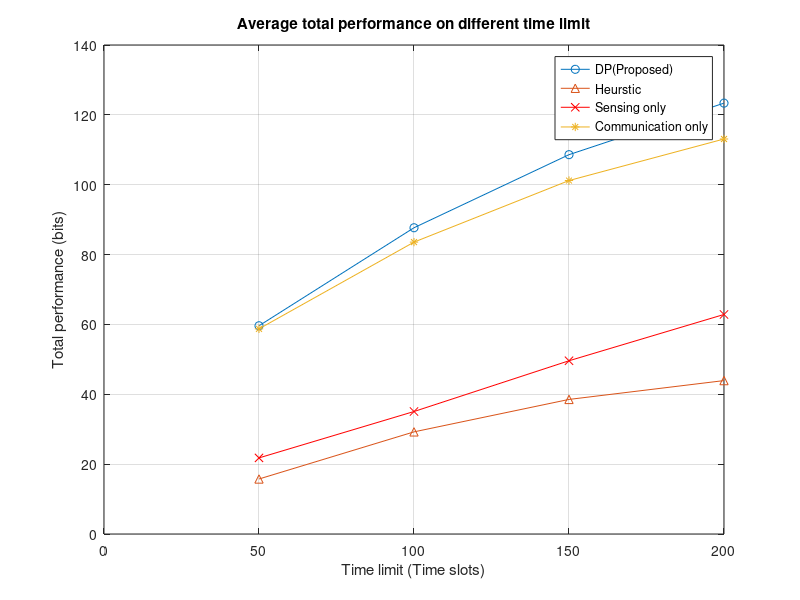
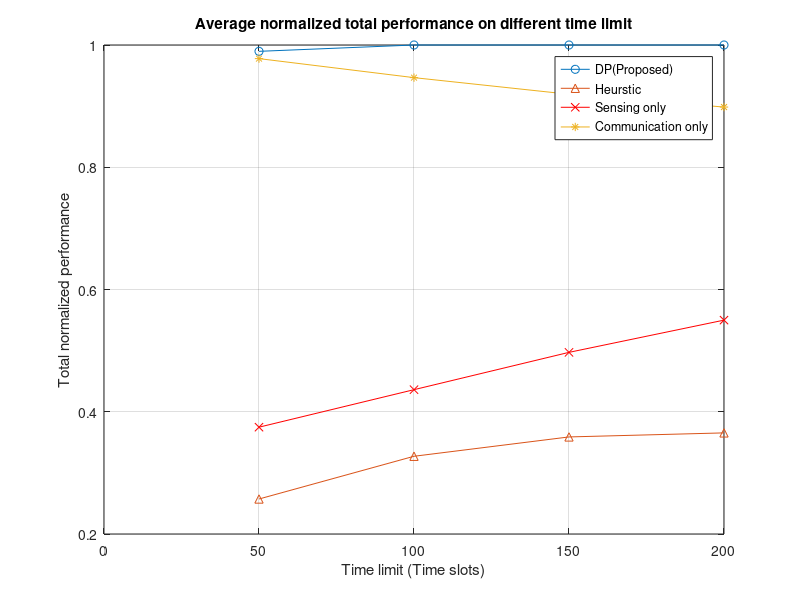
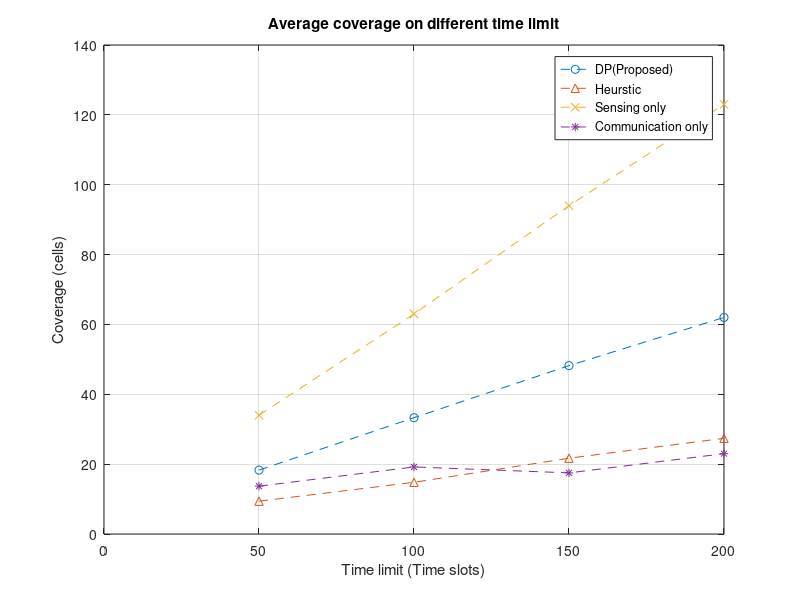
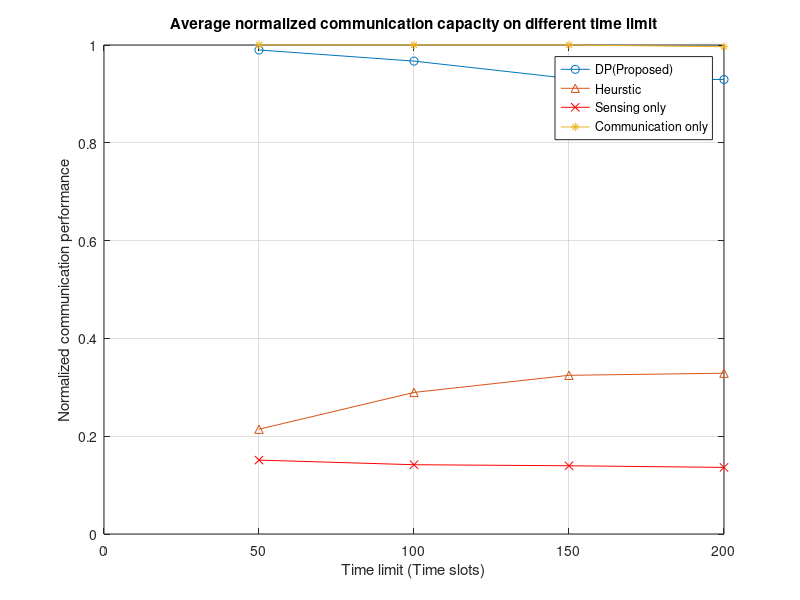

Source code (MATLAB) for these figures, in order:
clear all
close all
load('single_time10.mat')

mean_comm_rate_dp=mean(comm_rate_dp_matrix);
mean_comm_rate_sens=mean(comm_rate_sens_matrix);
mean_comm_rate_comm=mean(comm_rate_comm_matrix);
mean_comm_rate_heu=mean(comm_rate_heu_matrix);




figure()
plot(time_slot_max_row, mean_rate_dp, '-o');
hold on
plot(time_slot_max_row, mean_rate_heu, '-^');
plot(time_slot_max_row, mean_rate_sens, 'r-x');
plot(time_slot_max_row, mean_rate_comm, '-*');
ylabel('Total performance (bits)')
xlabel('Time limit (Time slots)')
grid on
legend('DP(Proposed)', 'Heurstic', 'Sensing only', 'Communication only')
title("Average total performance on different time limit")

figure()
plot(time_slot_max_row, mean_rate_dp_normalized, '-o');
hold on
plot(time_slot_max_row, mean_rate_heu_normalized, '-^');
plot(time_slot_max_row, mean_rate_sens_normalized, 'r-x');
plot(time_slot_max_row, mean_rate_comm_normalized, '-*');
xlabel('Time limit (Time slots)')
ylabel('Total normalized performance')
grid on
legend('DP(Proposed)', 'Heurstic', 'Sensing only', 'Communication only')
title("Average normalized total performance on different time limit")

figure()
plot(time_slot_max_row, mean_N_SAR_dp, '--o');
hold on
plot(time_slot_max_row, mean_N_SAR_heu, '--^');
plot(time_slot_max_row, mean_N_SAR_sens, '--x');
plot(time_slot_max_row, mean_N_SAR_comm, '--*');
ylabel('Coverage (cells)')
xlabel('Time limit (Time slots)')
title("Average coverage on different time limit")
grid on
legend('DP(Proposed)', 'Heurstic', 'Sensing only', 'Communication only')

figure()
plot(time_slot_max_row, mean_comm_rate_dp_normalized, '-o');
hold on
plot(time_slot_max_row, mean_comm_rate_heu_normalized, '-^');
plot(time_slot_max_row, mean_comm_rate_sens_nomalized, 'r-x');
plot(time_slot_max_row, mean_comm_rate_comm_normalized, '-*');
xlabel('Time limit (Time slots)')
ylabel('Normalized communication performance')
title("Average normalized communication capacity on different time limit")
grid on
legend('DP(Proposed)', 'Heurstic', 'Sensing only', 'Communication only')

figure()
plot(time_slot_max_row, mean_comm_rate_dp, '-o');
hold on
plot(time_slot_max_row, mean_comm_rate_heu, '-^');
plot(time_slot_max_row, mean_comm_rate_sens, 'r-x');
plot(time_slot_max_row, mean_comm_rate_comm, '-*');
xlabel('Time limit (Time slots)')
ylabel('Normalized communication performance')
title("Average communication capacity on different time limit")
grid on
legend('DP(Proposed)', 'Heurstic', 'Sensing only', 'Communication only')